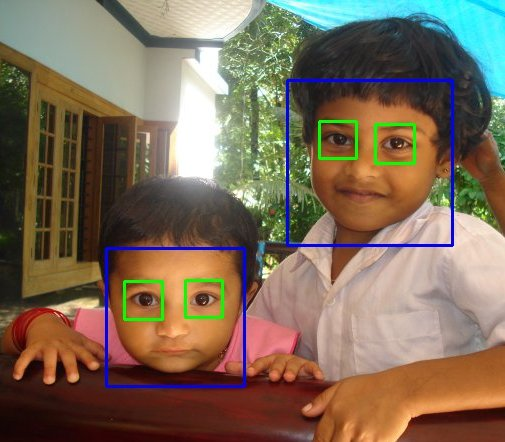
#> input picture 13_Object_Detection/sachin.jpg, 505 x 442 px
$ python Face_Detection_Haar_Cascade.py
#> lines starting #> are read from the running program, lines starting #| are printed output that depends on the picture; after the words box and inside, x2 and y2 are one past the last pixel; in counts of white or black regions, pixels touching at a corner belong together
import numpy as np
import cv2 as cv
# find xml about face recognition at https://github.com/opencv/opencv/tree/master/data/haarcascades
face_cascade = cv.CascadeClassifier('haarcascade_frontalface_default.xml')
eye_cascade = cv.CascadeClassifier('haarcascade_eye.xml')
img = cv.imread('sachin.jpg')
#> img is the input picture: shape (442, 505, 3); mean B, G, R 87.8, 107.3, 125.1
gray = cv.cvtColor(img, cv.COLOR_BGR2GRAY)
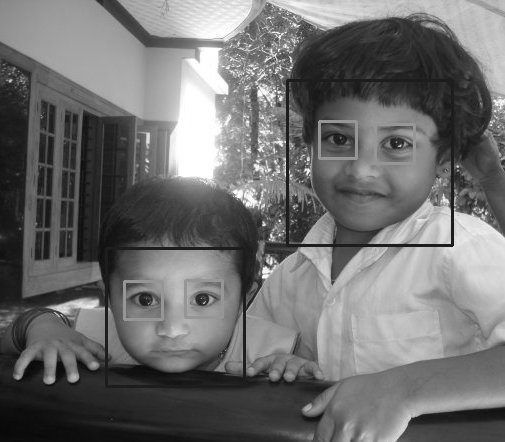
#> gray: shape (442, 505); min 7, max 255, mean 110.4
faces = face_cascade.detectMultiScale(gray, 1.3, 5)
#> faces = [[110, 254, 127, 127], [285, 78, 164, 164]]
for (x, y, w, h) in faces:
    cv.rectangle(img, (x, y), (x + w, y + h), (0, 0, 255), 2)
    roi_gray = gray[y:y + h, x:x + w]
    roi_color = img[y:y + h, x:x + w]
    eyes = eye_cascade.detectMultiScale(roi_gray)
    for (ex, ey, ew, eh) in eyes:
        cv.rectangle(roi_color, (ex, ey), (ex + ew, ey + eh), (255, 255, 0), 2)
#> this loop made 2 passes
#> (x, y, w, h, eyes) on passes 1 to 2: (110, 254, 127, 127, [[13, 25, 40, 40], [72, 25, 40, 40]]), (285, 78, 164, 164, [[33, 41, 39, 39], [91, 47, 39, 39]])
#> pass 1, `roi_gray = gray[y:y + h, x:x + w]`:
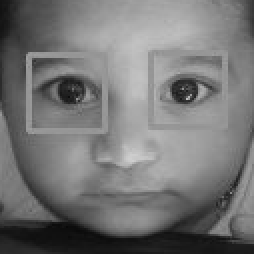
#> roi_gray: shape (127, 127) (shown 2 times larger); min 8, max 207, mean 117
#> pass 1, `roi_color = img[y:y + h, x:x + w]`:
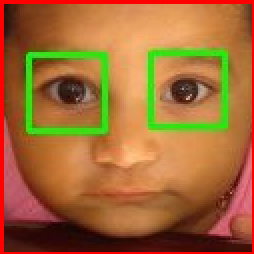
#> roi_color: shape (127, 127, 3) (shown 2 times larger); mean B, G, R 53.4, 105.2, 162.4
#> pass 2, `roi_gray = gray[y:y + h, x:x + w]`:
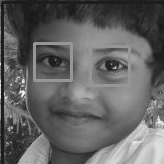
#> roi_gray: shape (164, 164); min 18, max 250, mean 98.9
#> pass 2, `roi_color = img[y:y + h, x:x + w]`:
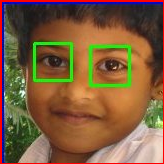
#> roi_color: shape (164, 164, 3); mean B, G, R 59.6, 92.6, 126.2
#> after the loop:
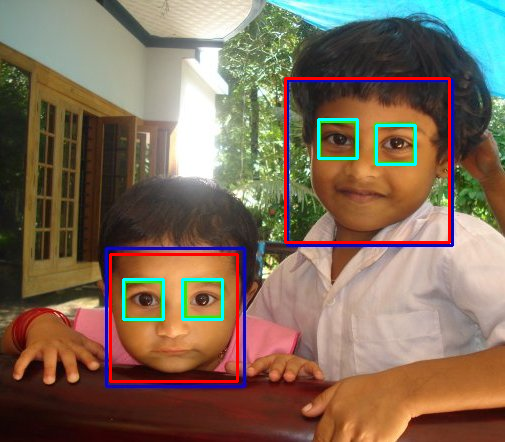
#> img: shape (442, 505, 3); 2.4% of pixels changed, all inside (x1, y1, x2, y2) = (109, 77, 451, 383)
#> after the loop:
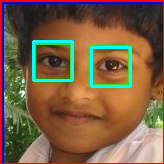
#> roi_color: shape (164, 164, 3); 3.45% of pixels changed, all inside (x1, y1, x2, y2) = (32, 40, 132, 88)
cv.imshow('img', img)
cv.waitKey(0)
cv.destroyAllWindows()
